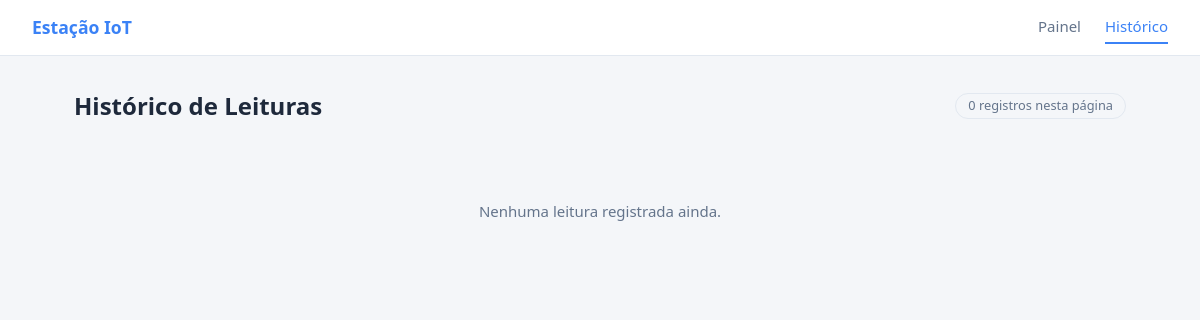
The app's page /historico, older data.
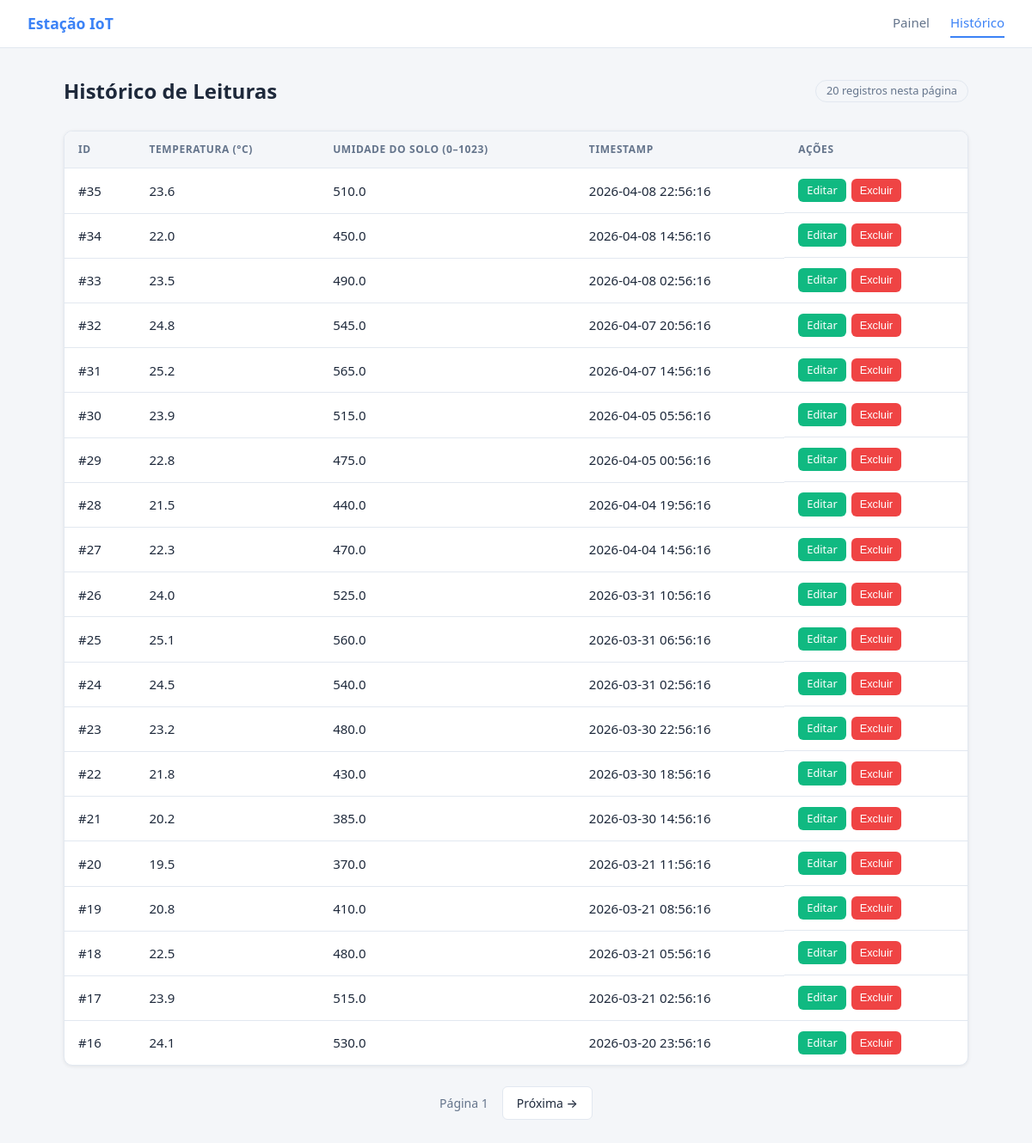
The same page, newer data.
### tables this page shows
CREATE TABLE leituras (
  id INTEGER PRIMARY KEY AUTOINCREMENT,
  temperatura_externa REAL NOT NULL,
  umidade_do_solo REAL NOT NULL,
  timestamp DATETIME DEFAULT (datetime('now','localtime'))
);

### app.py (the view)
@app.route('/historico')
def historico():
    pagina = request.args.get('pagina', 1, type=int)
    por_pagina = 20
    todas = listar_leituras(limite=por_pagina * pagina)
    leituras = todas[(pagina - 1) * por_pagina: pagina * por_pagina]
    tem_proxima = len(todas) == por_pagina * pagina
    return render_template(
        'histórico.html',
        leituras=leituras,
        pagina=pagina,
        tem_proxima=tem_proxima,
    )

### database.py (called while the page is built)
def get_db_connection():
    conn = sqlite3.connect(DB_PATH, timeout=10)
    conn.execute('PRAGMA journal_mode=WAL')
    conn.execute('PRAGMA busy_timeout=5000')
    conn.row_factory = sqlite3.Row
    return conn

def listar_leituras(limite=50):
    with get_db_connection() as conn:
        rows = conn.execute(
            'SELECT * FROM leituras ORDER BY timestamp DESC LIMIT ?',
            (limite,)
        ).fetchall()
        return [dict(row) for row in rows]

### templates/histórico.html (shortened to what this page needs)
{% extends "base.html" %}
{% block content %}
<div class="page-header">
  <h1>Histórico de Leituras</h1>
  <span class="badge">{{ leituras|length }} registros nesta página</span>
</div>
{% if leituras %}
<div class="table-wrapper">
  <table class="table" id="tabelaHistorico">
    <thead>
      <tr>
        <th>ID</th>
        <th>Temperatura (°C)</th>
        <th>Umidade do Solo (0–1023)</th>
        <th>Timestamp</th>
        <th>Ações</th>
      </tr>
    </thead>
    <tbody>
      {% for l in leituras %}
      <tr id="row-{{ l.id }}">
        <td>#{{ l.id }}</td>
        <td>{{ "%.1f"|format(l.temperatura_externa) }}</td>
        <td>{{ l.umidade_do_solo }}</td>
        <td>{{ l.timestamp }}</td>
        <td class="actions">
          <a href="/editar/{{ l.id }}" class="btn btn-sm btn-edit">Editar</a>
          <button class="btn btn-sm btn-danger" onclick="deletar({{ l.id }})">Excluir</button>
        </td>
      </tr>
      {% endfor %}
    </tbody>
  </table>
</div>
<div class="pagination">
  <span class="page-info">Página {{ pagina }}</span>
  {% if tem_proxima %}
  <a href="/historico?pagina={{ pagina + 1 }}" class="btn btn-secondary">Próxima →</a>
  {% endif %}
</div>
{% else %}
<p class="empty-state">Nenhuma leitura registrada ainda.</p>
{% endif %}
{% endblock %}

### templates/base.html (shortened to what this page needs)
<!doctype html>
<html lang="pt-BR">
  <head>
    <link
      rel="stylesheet"
      href="{{ url_for('static', filename='css/style.css') }}"
    />
  </head>
  <body>
    <nav class="navbar">
      <a class="navbar-brand" href="/">Estação IoT</a>
      <div class="navbar-links">
        <a href="/" class="{{ 'active' if request.path == '/' }}">Painel</a>
        <a
          href="/historico"
          class="{{ 'active' if request.path == '/historico' }}"
          >Histórico</a
        >
      </div>
    </nav>
    <main class="container">{% block content %}{% endblock %}</main>
  </body>
</html>

### static/css/style.css (style rules this page uses)
*, *::before, *::after { box-sizing: border-box; margin: 0; padding: 0; }
:root { --bg: #f4f6f9; --surface: #ffffff; --border: #e2e8f0; --primary: #3b82f6; --primary-dark: #2563eb; --danger: #ef4444; --danger-dark: #dc2626; --edit: #10b981; --edit-dark: #059669; --text: #1e293b; --muted: #64748b; --radius: 10px; --shadow: 0 1px 4px rgba(0, 0, 0, 0.08); }
body { font-family: system-ui, -apple-system, sans-serif; background: var(--bg); color: var(--text); font-size: 15px; line-height: 1.5; }
a { color: inherit; text-decoration: none; }
.navbar { background: var(--surface); border-bottom: 1px solid var(--border); padding: 0 2rem; height: 56px; display: flex; align-items: center; justify-content: space-between; position: sticky; top: 0; z-index: 100; }
.navbar-brand { font-weight: 700; font-size: 1.1rem; color: var(--primary); }
.navbar-links { display: flex; gap: 1.5rem; }
.navbar-links a { color: var(--muted); font-weight: 500; padding: 4px 0; border-bottom: 2px solid transparent; transition: color 0.15s, border-color 0.15s; }
.navbar-links a:hover, .navbar-links a.active { color: var(--primary); border-bottom-color: var(--primary); }
.container { max-width: 1100px; margin: 0 auto; padding: 2rem 1.5rem; }
.page-header { display: flex; align-items: center; justify-content: space-between; flex-wrap: wrap; gap: 1rem; margin-bottom: 1.75rem; }
.page-header h1 { font-size: 1.5rem; font-weight: 700; }
.badge { background: var(--bg); border: 1px solid var(--border); border-radius: 999px; padding: 2px 12px; font-size: 0.8rem; color: var(--muted); }
.btn { display: inline-flex; align-items: center; gap: 6px; padding: 8px 16px; border-radius: 6px; border: none; font-size: 0.875rem; font-weight: 500; cursor: pointer; transition: background 0.15s, opacity 0.15s; }
.btn-secondary { background: var(--surface); color: var(--text); border: 1px solid var(--border); }
.btn-danger { background: var(--danger); color: #fff; }
.btn-edit { background: var(--edit); color: #fff; }
.btn-sm { padding: 4px 10px; font-size: 0.8rem; }
.table-wrapper { overflow-x: auto; background: var(--surface); border: 1px solid var(--border); border-radius: var(--radius); box-shadow: var(--shadow); }
.table { width: 100%; border-collapse: collapse; }
.table th, .table td { padding: 12px 16px; text-align: left; border-bottom: 1px solid var(--border); white-space: nowrap; }
.table th { background: var(--bg); font-size: 0.75rem; text-transform: uppercase; letter-spacing: 0.05em; color: var(--muted); font-weight: 600; }
.table tbody tr:last-child td { border-bottom: none; }
.actions { display: flex; gap: 6px; }
.pagination { display: flex; align-items: center; justify-content: center; gap: 1rem; margin-top: 1.5rem; }
.page-info { font-size: 0.875rem; color: var(--muted); }

Row changes from the older to the newer data that the page shows:
added leituras: id "35", temperatura_externa "23.6", umidade_do_solo "510.0", timestamp "2026-04-08 22:56:16"
added leituras: id "34", temperatura_externa "22.0", umidade_do_solo "450.0", timestamp "2026-04-08 14:56:16"
added leituras: id "33", temperatura_externa "23.5", umidade_do_solo "490.0", timestamp "2026-04-08 02:56:16"
added leituras: id "32", temperatura_externa "24.8", umidade_do_solo "545.0", timestamp "2026-04-07 20:56:16"
added leituras: id "31", temperatura_externa "25.2", umidade_do_solo "565.0", timestamp "2026-04-07 14:56:16"
added leituras: id "30", temperatura_externa "23.9", umidade_do_solo "515.0", timestamp "2026-04-05 05:56:16"
added leituras: id "29", temperatura_externa "22.8", umidade_do_solo "475.0", timestamp "2026-04-05 00:56:16"
added leituras: id "28", temperatura_externa "21.5", umidade_do_solo "440.0", timestamp "2026-04-04 19:56:16"
added leituras: id "27", temperatura_externa "22.3", umidade_do_solo "470.0", timestamp "2026-04-04 14:56:16"
added leituras: id "26", temperatura_externa "24.0", umidade_do_solo "525.0", timestamp "2026-03-31 10:56:16"
added leituras: id "25", temperatura_externa "25.1", umidade_do_solo "560.0", timestamp "2026-03-31 06:56:16"
added leituras: id "24", temperatura_externa "24.5", umidade_do_solo "540.0", timestamp "2026-03-31 02:56:16"
added leituras: id "23", temperatura_externa "23.2", umidade_do_solo "480.0", timestamp "2026-03-30 22:56:16"
added leituras: id "22", temperatura_externa "21.8", umidade_do_solo "430.0", timestamp "2026-03-30 18:56:16"
added leituras: id "21", temperatura_externa "20.2", umidade_do_solo "385.0", timestamp "2026-03-30 14:56:16"
added leituras: id "20", temperatura_externa "19.5", umidade_do_solo "370.0", timestamp "2026-03-21 11:56:16"
added leituras: id "19", temperatura_externa "20.8", umidade_do_solo "410.0", timestamp "2026-03-21 08:56:16"
added leituras: id "18", temperatura_externa "22.5", umidade_do_solo "480.0", timestamp "2026-03-21 05:56:16"
added leituras: id "17", temperatura_externa "23.9", umidade_do_solo "515.0", timestamp "2026-03-21 02:56:16"
added leituras: id "16", temperatura_externa "24.1", umidade_do_solo "530.0", timestamp "2026-03-20 23:56:16"
Text that changed along with them:
{{ leituras|length }}: "0" → "20"
{{ pagina }}: (not shown) → "1"
text no longer shown: "Nenhuma leitura registrada ainda."
text now shown: "ID TEMPERATURA (°C) UMIDADE DO SOLO (0–1023) TIMESTAMP AÇÕES Página Próxima →"
